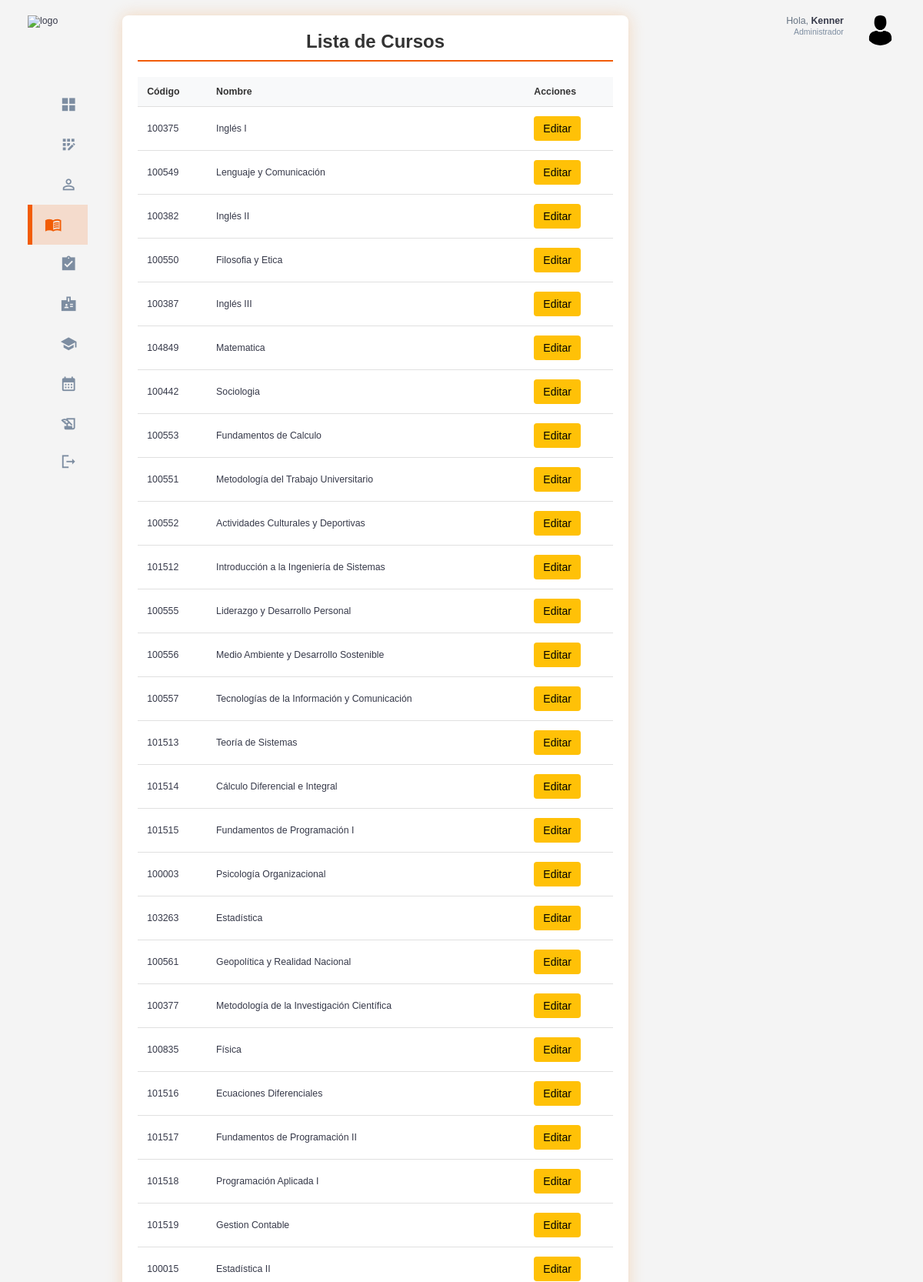
/cursos/ (signed in, upper part), run on the app's committed database.
### cursos/models.py (models this page shows, shortened)
class Curso(models.Model):
    codigo = models.CharField(max_length=10, unique=True)  # Campo único
    nombre = models.CharField(max_length=100)
    descripcion = models.TextField(null=True, blank=True)
    creditos = models.IntegerField()
    ciclo = models.IntegerField(validators=[MinValueValidator(1), MaxValueValidator(10)])
    pre_requisitos = models.ManyToManyField('self', symmetrical=False, related_name='requisitos_para', blank=True)

### usuarios/models.py (models this page shows, shortened)
class Usuario(AbstractUser):
    id = models.AutoField(primary_key=True)
    rol = models.ForeignKey(Rol, on_delete=models.CASCADE, null=True, blank=False)

### usuarios/decorators.py (the view)
        def _wrapped_view(request, *args, **kwargs):
            if request.user.is_authenticated and (request.user.rol.nombre_rol == role or request.user.rol.is_admin):
                return view_func(request, *args, **kwargs)
            else:
                raise PermissionDenied  # Lanza un error si no tiene el rol correcto

### cursos/views.py (called while the page is built)
@login_required
@role_required('Administrador')
def listar_cursos(request):
    cursos = Curso.objects.all()
    return render(request, 'cursos/listar_cursos.html', {'cursos': cursos})

### templates/cursos/listar_cursos.html (shortened to what this page needs)
{% extends 'base.html' %}
{% load static %}
{% block extra_css %}
    <link rel="stylesheet" href="{% static 'css/student_list.css' %}">
{% endblock %}
{% block content %}
<div class="student-list-container">
    <h2>Lista de Cursos</h2>
    <div class="table-responsive">
        <table class="student-table">
            <thead>
                <tr>
                  <th>Código</th>
                  <th>Nombre</th>
                  <th>Acciones</th>
                </tr>
            </thead>
            <tbody>
                {% for curso in cursos %}
                <tr>
                  <td>{{ curso.codigo }}</td>
                  <td>{{ curso.nombre }}</td>
                  <td>
                    <a href="{% url 'editar_curso' curso.pk %}"class="btn btn-edit">Editar</a>
                  </td>
                </tr>
                {% empty %}
                <tr>
                    <td colspan="7">No hay cursos en lista.</td>
                </tr>
                {% endfor %}
            </tbody>
        </table>
    </div>
</div>
{% endblock %}

### templates/base.html (shortened to what this page needs)
{% load static %}
<!DOCTYPE html>
<html lang="en">
<head>
    <link rel="stylesheet" href="{% static 'css/base.css' %}">
    {% block extra_css %}{% endblock %}
</head>
<body>
    <div class="container">
        <aside>
            <div class="top">
                <div class="logo">
                    <img src="/static/assets/logo_base.png" alt="logo">
                </div>
            </div>
            <div class="sidebar">
                <a href="{% url 'home_admin' %}" class="active">
                    <span class="material-icons-sharp">grid_view</span>
                </a>
                <a href="{% url 'registrar_usuario' %}" >
                    <span class="material-icons-sharp">app_registration</span>
                </a>
                <a href="{% url 'listar_estudiantes' %}">
                    <span class="material-icons-sharp">person_outline</span>
                </a>
                <a href="{% url 'listar_cursos' %}">
                    <span class="material-icons-sharp">menu_book</span>
                </a>
                <a href="{% url 'listar_estudiantes_historial' %}">
                    <span class="material-icons-sharp">assignment_turned_in</span>
                </a>
                <a href="{% url 'listar_profesores' %}">
                    <span class="material-icons-sharp">badge</span>
                </a>
                <a href="{% url 'listar_semestres' %}">
                    <span class="material-icons-sharp">school</span>
                </a>
                <a href="{% url 'listar_horarios' %}">
                    <span class="material-icons-sharp">calendar_month</span>
                <a href="{% url 'listar_matriculas' %}">
                    <span class="material-icons-sharp">history_edu</span>
                </a>
                <a href="{% url 'signout' %}">
                    <span class="material-icons-sharp">logout</span>
                </a>
            </div>
        </aside>
        <main>
            {% block content %}
            {% endblock %}
        </main>
        <div class="right">
            <div class="top">
                <div class="profile">
                    <div class="info">
                        <p>Hola, <b>{{ request.user.username }}</b></p>
                        <small class="text-muted">Administrador</small>
                    </div>
                    <div class="profile-photo">
                        <img src="/static/assets/perfil_admin.png" alt="perfil_admin">
                    </div>
                </div>
            </div>
        </div>
    </div>
</body>
</html>

### static/css/base.css (style rules this page uses)
:root { --color-primary: #F25C05; --color-danger: #F26938; --color-success: #41f1b6; --color-warning: #F2A172; --color-white: #fff; --color-info-dark: #7d8da1; --color-info-light: #dce1eb; --color-dark: #363949; --color-light: #f2a1724f; --color-primary-variant: #8f5100; --color-dark-variant: #677483; --color-background: #f6f6f9; --card-border-radius: 2rem; --border-radius-1: 0.4rem; --border-radius-2: 0.8rem; --border-radius-3: 1.2rem; --card-padding: 1.8rem; --padding-1: 1.2rem; --box-shadow: 0 2rem 3rem var(--color-light) }
* { margin: 0; padding: 0; outline: 0; appearance: none; border: 0; text-decoration: none; list-style: none; box-sizing: border-box; }
html { font-size: 14px; }
body { width: 100vw; height: 100vh; font-family: Arial, sans-serif; font-size: 0.88rem; background: var(--color-background); user-select: none; overflow-x: hidden; color: var(--color-dark); }
.container { display: grid; width: 96%; margin: 0 auto; gap: 1.8rem; grid-template-columns: 16rem auto 23rem; }
a { color: var(--color-dark); }
img { display: block; width: 100%; }
h2 { font-size: 1.4rem; }
small { font-size: 0.75rem; }
.profile-photo { width: 2.8rem; height: 2.8rem; border-radius: 50%; overflow: hidden; }
.text-muted { color: var(--color-info-dark); }
p { color: var(--color-dark-variant); }
b { color: var(--color-dark); }
aside { height: 100vh; width: 16rem; }
aside .top { display: flex; align-items: center; justify-content: space-between; margin-top: 1.4rem; }
aside .logo { display: flex; gap: 0.8rem; }
aside .logo img { width: 12.5rem; height: 4.5rem; }
aside .sidebar { display: flex; flex-direction: column; height: 86vh; position: relative; top: 3rem; }
aside .sidebar a { display: flex; color: var(--color-info-dark); margin-left: 2rem; gap: 1rem; align-items: center; position: relative; height: 3.7rem; transition: all 300ms ease; padding: 0 1rem; white-space: nowrap; overflow: hidden; text-overflow: ellipsis; }
aside .sidebar a span { font-size: 1.6rem; transition: all 300ms ease; }
aside .sidebar a:last-child { position: absolute; bottom: 2rem; width: 100%; }
aside .sidebar a.active { background-color: var(--color-light); color: var(--color-primary); margin-left: 0; padding-left: calc(1rem - 3px); }
aside .sidebar a.active:before { content: ''; width: 6px; height: 100%; background: var(--color-primary); position: absolute; left: 0; }
aside .sidebar a.active span { color: var(--color-primary); margin-left: calc(1rem - 3px); }
main { margin-top: 1.4rem; }
.right { margin-top: 1.4rem; }
.right .top { display: flex; justify-content: end; gap: 2rem; }
.right .top .profile { display: flex; gap: 2rem; text-align: right; }
@media screen and (max-width: 1200px) { .container { width: 94%; grid-template-columns: 7rem auto 23rem; } }
@media screen and (max-width: 1200px) { aside .sidebar a { width: 5.6rem; } }
@media screen and (max-width: 1200px) { aside .sidebar a:last-child { position: relative; margin-top: 1.8rem; } }
@media screen and (max-width: 1200px) { aside .logo img { top: 10px; width: 8.2rem; height: 3.5rem; } }

### static/css/student_list.css (style rules this page uses)
body { margin: 0; padding: 0; font-family: Arial, sans-serif; background-color: #f4f4f4; }
.student-list-container { width: 100%; max-width: 1200px; margin: 0 auto; padding: 20px; background-color: #ffffff; border-radius: 8px; box-shadow: 0 0 20px rgba(243, 184, 128, 0.473); box-sizing: border-box; }
.student-list-container h2 { text-align: center; margin-bottom: 20px; padding-bottom: 10px; border-bottom: 2px solid #F25C05; color: #333; font-size: 24px; }
.table-responsive { overflow-x: auto; -webkit-overflow-scrolling: touch; }
.student-table { width: 100%; border-collapse: collapse; margin-bottom: 20px; }
.student-table th, .student-table td { padding: 12px; text-align: left; border-bottom: 1px solid #e0e0e0; }
.student-table th { background-color: #f8f9fa; font-weight: bold; color: #333; }
.btn { display: inline-block; padding: 8px 12px; border: none; border-radius: 4px; cursor: pointer; font-size: 14px; text-decoration: none; transition: background-color 0.3s; text-align: center; }
.btn-edit { background-color: #ffc107; color: #000; }

### data on the page
Curso: codigo "100375", nombre "Inglés I"
Curso: codigo "100549", nombre "Lenguaje y Comunicación"
Curso: codigo "100382", nombre "Inglés II"
Curso: codigo "100550", nombre "Filosofia y Etica"
Curso: codigo "100387", nombre "Inglés III"
Curso: codigo "104849", nombre "Matematica"
Curso: codigo "100442", nombre "Sociologia"
Curso: codigo "100553", nombre "Fundamentos de Calculo"
Curso: codigo "100551", nombre "Metodología del Trabajo Universitario"
Curso: codigo "100552", nombre "Actividades Culturales y Deportivas"
Curso: codigo "101512", nombre "Introducción a la Ingeniería de Sistemas"
Curso: codigo "100555", nombre "Liderazgo y Desarrollo Personal"
Curso: codigo "100556", nombre "Medio Ambiente y Desarrollo Sostenible"
Curso: codigo "100557", nombre "Tecnologías de la Información y Comunicación"
Curso: codigo "101513", nombre "Teoría de Sistemas"
Curso: codigo "101514", nombre "Cálculo Diferencial e Integral"
Curso: codigo "101515", nombre "Fundamentos de Programación I"
Curso: codigo "100003", nombre "Psicología Organizacional"
Curso: codigo "103263", nombre "Estadística"
Curso: codigo "100561", nombre "Geopolítica y Realidad Nacional"
Curso: codigo "100377", nombre "Metodología de la Investigación Científica"
Curso: codigo "100835", nombre "Física"
Curso: codigo "101516", nombre "Ecuaciones Diferenciales"
Curso: codigo "101517", nombre "Fundamentos de Programación II"
Curso: codigo "101518", nombre "Programación Aplicada I"
Curso: codigo "101519", nombre "Gestion Contable"
Curso: codigo "100015", nombre "Estadística II"
Usuario: user.username "Kenner"
